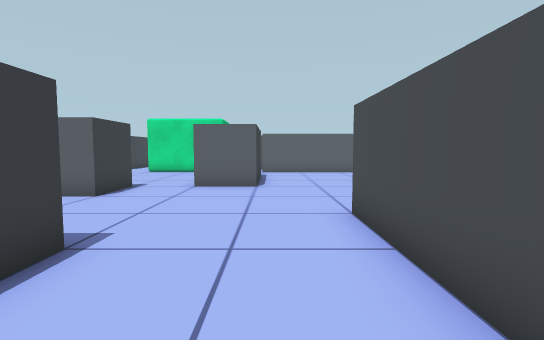
View 1 (above)

18 first-person views from a walk through a 3-D level made in the Unity game engine. The camera is 1.2 m above the floor, tilts 4° down and sees 85° across. The floor is counted in squares, 1 m on a side. Each view is taken from the middle of a square. On the plan, view 1 faces up. The plan holds only what a view shows up to about 13 squares ahead; the rest is blank. The place goes on beyond the plan.

View 2
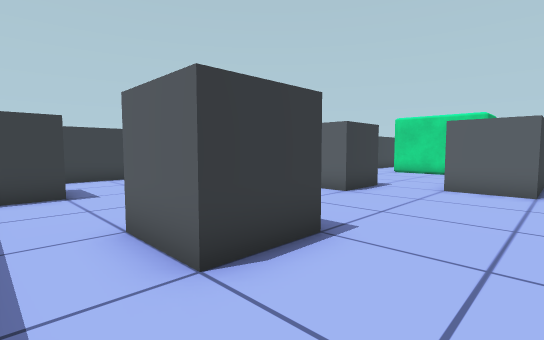

View 3
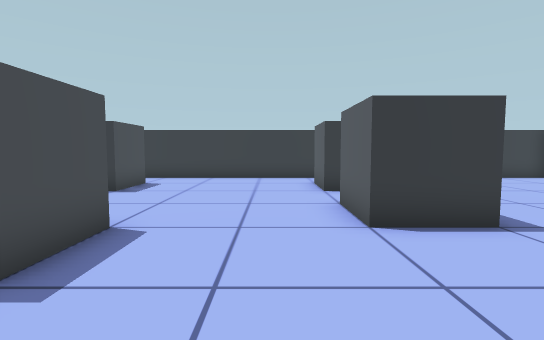

View 4
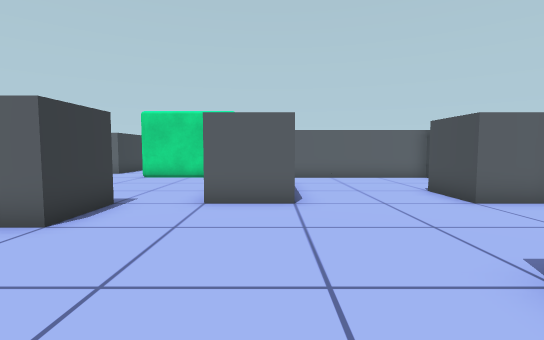

View 5
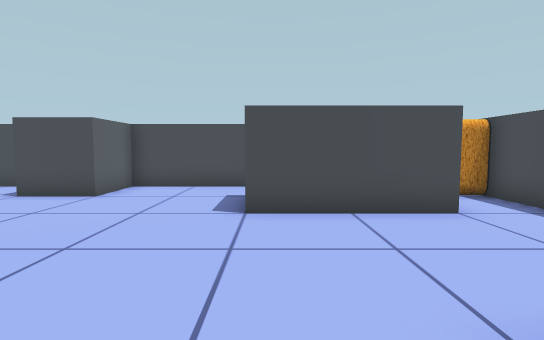

View 6
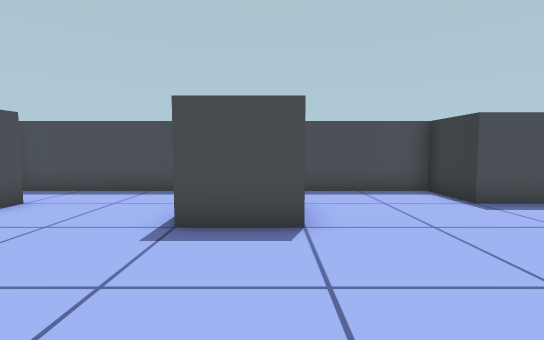

View 7
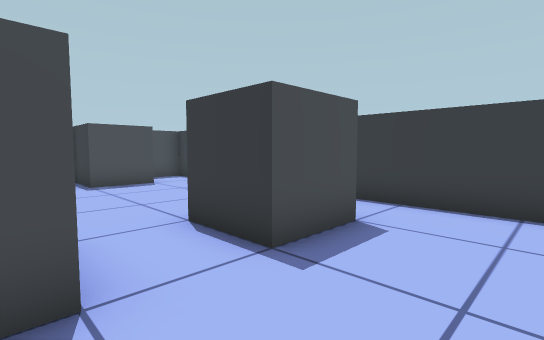

View 8
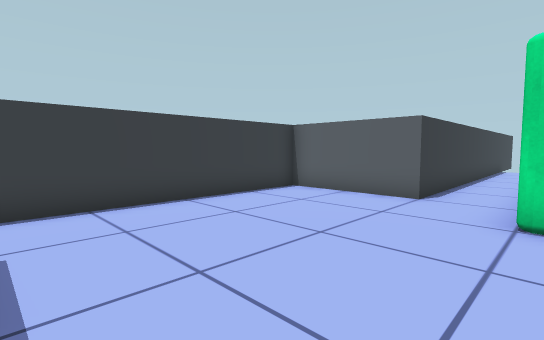

View 9
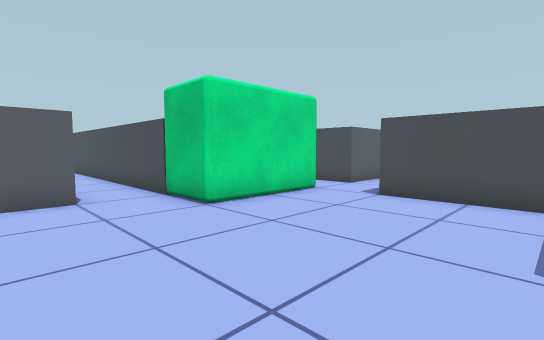

View 10
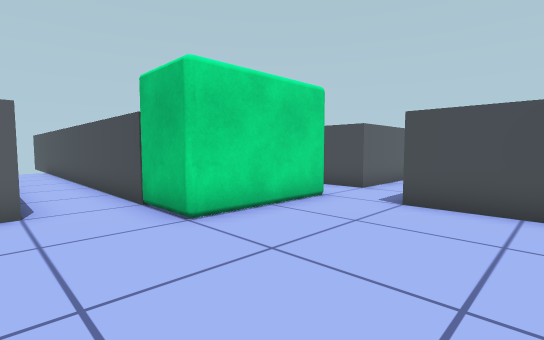

View 11
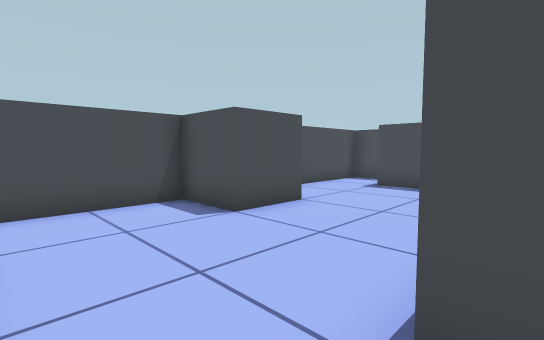

View 12
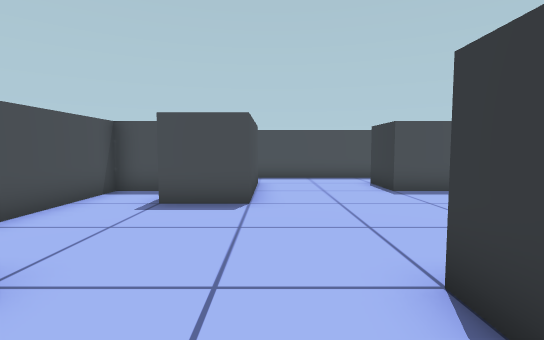

View 13
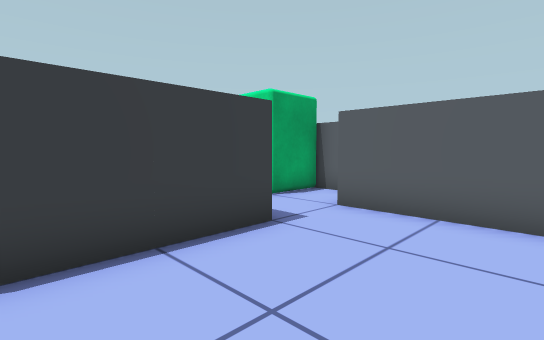

View 14
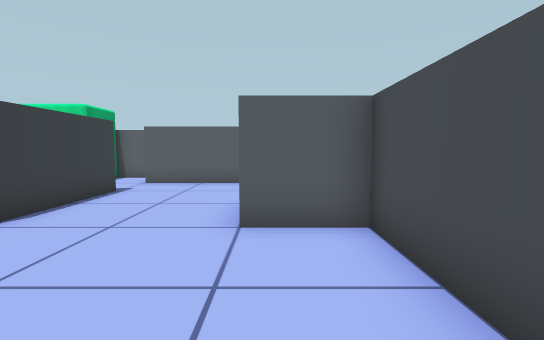

View 15
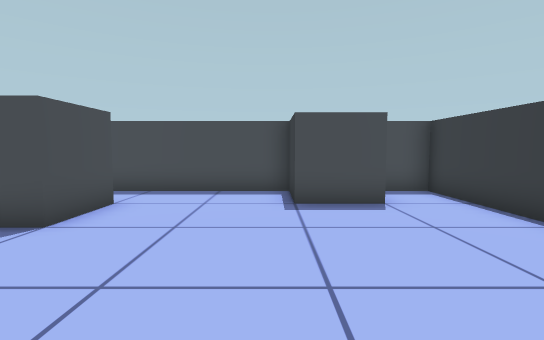

View 16
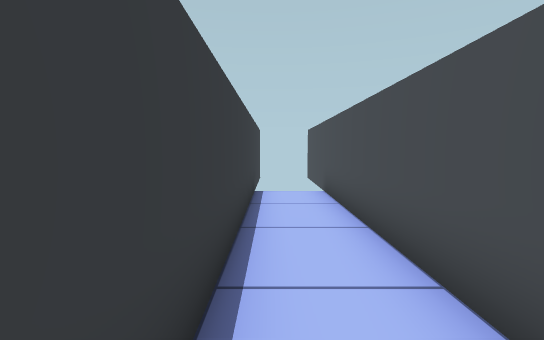

View 17
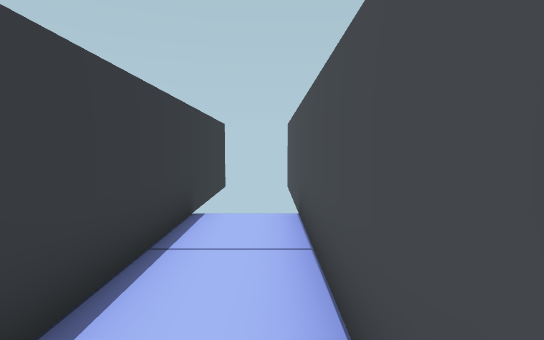

View 18
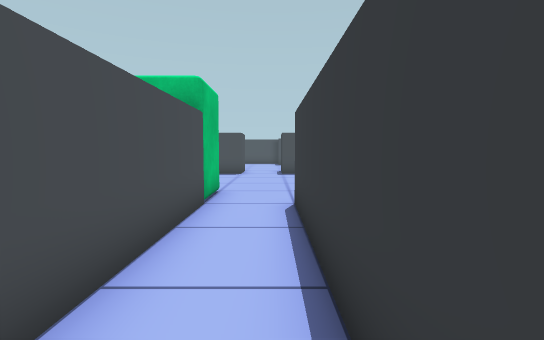

### Floor plan
Ten units are one square. View 1 is at (0, 0); x grows to the right and y downward. Boxes are objects, and circles mark ways between rooms. Rooms are numbered by the first view taken in them; rooms with no view inside come last. Other rooms are left out.
<svg viewBox="-130 -310 190 320">
<path fill="none" stroke="#000" d="M-25 -35 -25 -15 -45 -15 -45 -35 -25 -35M-45 -96 -45 -75 -65 -75M15 -14 15 -55 35 -55M-85 -95 -85 -75 -104 -75M42 -35 55 -35 55 -95 35 -95 35 -115 55 -115 55 -155 -5 -155M-10 -135 -5 -135 -5 -95 -25 -95M-106 -15 -85 -15 -85 5 35 5M-125 -95 -125 5 -112 5M-65 -174 -65 -305M-12 -175 -26 -175M-66 -95 -60 -95M-5 -155 -5 -171M-25 -102 -25 -135M-106 -95 -85 -95M-85 -305 -85 -175 -125 -175 -125 -95"/>
<rect x="35" y="-15" width="20" height="20" fill="#bbb"><title>other object</title></rect>
<rect x="-65" y="-175" width="40" height="20" fill="#bbb"><title>other object</title></rect>
<circle cx="-115" cy="-85" r="3" fill="#2a7"/>
<circle cx="-35" cy="-95" r="3" fill="#2a7"/>
<circle cx="-5" cy="-145" r="3" fill="#2a7"/>
<circle cx="-75" cy="-85" r="3" fill="#2a7"/>
<text x="-30" y="-60">1</text>
<text x="-70" y="-160">2</text>
</svg>
Room 1 opens to room 2.

Where each view was taken, in squares from view 1:
view 1: 0 up, 0 right, facing up
view 2: 0 up, 0 right, facing up-left
view 3: 6 up, 0 right, facing left
view 4: 3 up, 1 left, facing up
view 5: 5 up, 4 left, facing right
view 6: 8 up, 4 left, facing down
view 7: 12 up, 6 left, facing down-left
view 8: 10 up, 6 left, facing up-left
view 9: 10 up, 10 left, facing up-right
view 10: 11 up, 9 left, facing up-right
view 11: 15 up, 1 left, facing down-right
view 12: 12 up, 1 right, facing down
view 13: 10 up, 3 right, facing up-left
view 14: 5 up, 4 right, facing up
view 15: 8 up, 8 left, facing down
view 16: 21 up, 8 left, facing up
view 17: 24 up, 7 left, facing up
view 18: 24 up, 8 left, facing down
